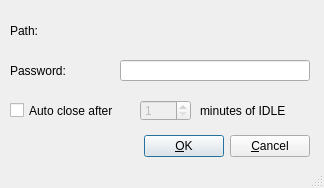
<ui version="4.0" >
 <class>WindowOpen</class>
 <widget class="QDialog" name="WindowOpen" >
  <property name="geometry" >
   <rect>
    <x>0</x>
    <y>0</y>
    <width>324</width>
    <height>188</height>
   </rect>
  </property>
  <property name="windowTitle" >
   <string>Open an encrypted folder</string>
  </property>
  <property name="sizeGripEnabled" >
   <bool>true</bool>
  </property>
  <widget class="QWidget" name="Layout1" >
   <property name="geometry" >
    <rect>
     <x>10</x>
     <y>130</y>
     <width>300</width>
     <height>33</height>
    </rect>
   </property>
   <layout class="QHBoxLayout" >
    <property name="spacing" >
     <number>6</number>
    </property>
    <property name="leftMargin" >
     <number>0</number>
    </property>
    <property name="topMargin" >
     <number>0</number>
    </property>
    <property name="rightMargin" >
     <number>0</number>
    </property>
    <property name="bottomMargin" >
     <number>0</number>
    </property>
    <item>
     <spacer>
      <property name="orientation" >
       <enum>Qt::Horizontal</enum>
      </property>
      <property name="sizeType" >
       <enum>QSizePolicy::Expanding</enum>
      </property>
      <property name="sizeHint" >
       <size>
        <width>20</width>
        <height>20</height>
       </size>
      </property>
     </spacer>
    </item>
    <item>
     <widget class="QPushButton" name="open_ok" >
      <property name="text" >
       <string>&amp;OK</string>
      </property>
      <property name="shortcut" >
       <string/>
      </property>
      <property name="autoDefault" >
       <bool>true</bool>
      </property>
      <property name="default" >
       <bool>true</bool>
      </property>
     </widget>
    </item>
    <item>
     <widget class="QPushButton" name="open_cancel" >
      <property name="text" >
       <string>&amp;Cancel</string>
      </property>
      <property name="shortcut" >
       <string/>
      </property>
      <property name="autoDefault" >
       <bool>true</bool>
      </property>
     </widget>
    </item>
   </layout>
  </widget>
  <widget class="QLabel" name="textLabel1_2" >
   <property name="geometry" >
    <rect>
     <x>10</x>
     <y>60</y>
     <width>91</width>
     <height>21</height>
    </rect>
   </property>
   <property name="text" >
    <string>Password:</string>
   </property>
   <property name="wordWrap" >
    <bool>false</bool>
   </property>
  </widget>
  <widget class="QLabel" name="textLabel1_2_2" >
   <property name="geometry" >
    <rect>
     <x>10</x>
     <y>20</y>
     <width>91</width>
     <height>21</height>
    </rect>
   </property>
   <property name="text" >
    <string>Path:</string>
   </property>
   <property name="wordWrap" >
    <bool>false</bool>
   </property>
  </widget>
  <widget class="QLabel" name="textLabel3" >
   <property name="geometry" >
    <rect>
     <x>200</x>
     <y>100</y>
     <width>110</width>
     <height>21</height>
    </rect>
   </property>
   <property name="text" >
    <string>minutes of IDLE</string>
   </property>
   <property name="wordWrap" >
    <bool>false</bool>
   </property>
  </widget>
  <widget class="QCheckBox" name="open_close" >
   <property name="geometry" >
    <rect>
     <x>10</x>
     <y>100</y>
     <width>130</width>
     <height>21</height>
    </rect>
   </property>
   <property name="text" >
    <string>Auto close after</string>
   </property>
  </widget>
  <widget class="QSpinBox" name="open_time" >
   <property name="enabled" >
    <bool>false</bool>
   </property>
   <property name="geometry" >
    <rect>
     <x>140</x>
     <y>100</y>
     <width>51</width>
     <height>21</height>
    </rect>
   </property>
   <property name="minimum" >
    <number>1</number>
   </property>
  </widget>
  <widget class="QLineEdit" name="open_password" >
   <property name="geometry" >
    <rect>
     <x>120</x>
     <y>60</y>
     <width>190</width>
     <height>21</height>
    </rect>
   </property>
   <property name="echoMode" >
    <enum>QLineEdit::Password</enum>
   </property>
  </widget>
  <widget class="QLabel" name="open_path" >
   <property name="geometry" >
    <rect>
     <x>120</x>
     <y>20</y>
     <width>190</width>
     <height>21</height>
    </rect>
   </property>
   <property name="text" >
    <string/>
   </property>
   <property name="wordWrap" >
    <bool>false</bool>
   </property>
  </widget>
 </widget>
 <layoutdefault spacing="6" margin="11" />
 <pixmapfunction>qPixmapFromMimeSource</pixmapfunction>
 <tabstops>
  <tabstop>open_password</tabstop>
  <tabstop>open_close</tabstop>
  <tabstop>open_time</tabstop>
  <tabstop>open_ok</tabstop>
  <tabstop>open_cancel</tabstop>
 </tabstops>
 <resources/>
 <connections/>
</ui>
